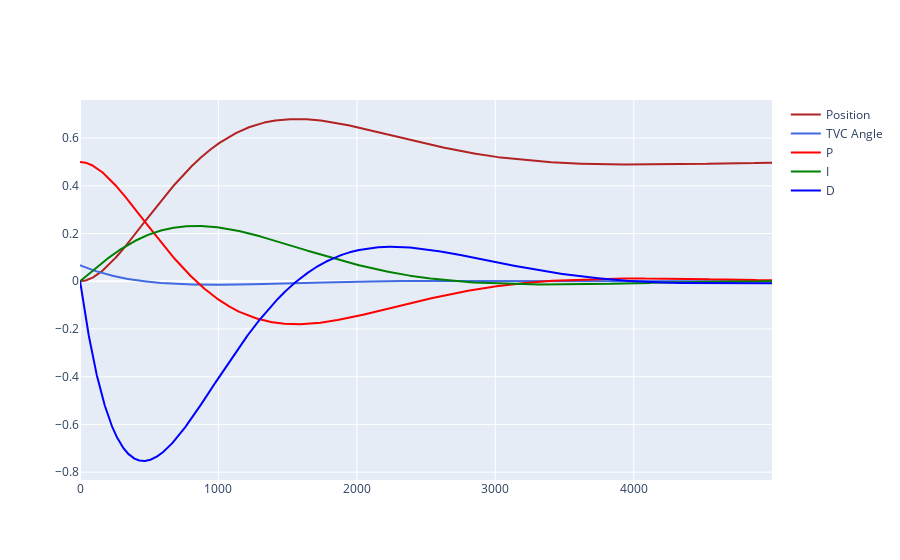

Notebook cell for this chart:
### Code cell
import plotly.graph_objects as go
import pandas as pd
import numpy as np
import time

starttime=time.time()

#fig.show()

#while True:
df = pd.read_csv('data/flight.csv')
fig = go.FigureWidget()
fig.add_trace(go.Scatter(x=df['ms'], y=df['0_pos'], name='Position', line=dict(color='firebrick', width=2)))
fig.add_trace(go.Scatter(x=df['ms'], y=df['0_output'], name = 'TVC Angle', line=dict(color='royalblue', width=2)))
fig.add_trace(go.Scatter(x=df['ms'], y=df['0_p'], name = 'P', line=dict(color='red', width=2)))
fig.add_trace(go.Scatter(x=df['ms'], y=df['0_i'], name = 'I', line=dict(color='green', width=2)))
fig.add_trace(go.Scatter(x=df['ms'], y=df['0_d'], name = 'D', line=dict(color='blue', width=2)))
fig.show()
#time.sleep(1.0 - ((time.time() - starttime) % 1.0))

### Figure 1 — Plotly figure (JSON) as saved in the notebook; plotly's stock layout.template omitted (floating-point values rounded to 4 significant figures; data arrays with more than 128 entries replaced by an {"elided": "..."} marker saying what was removed)
{"data": [{"line": {"color": "firebrick", "width": 2}, "name": "Position", "type": "scatter", "uid": "cff23557-c5fd-4cf1-9861-f068613d6807", "x": {"elided": "5000 int values"}, "y": {"elided": "5000 float values"}}, {"line": {"color": "royalblue", "width": 2}, "name": "TVC Angle", "type": "scatter", "uid": "819ca3df-1d4b-4e07-b2ca-b5b0a70b9148", "x": {"elided": "5000 int values"}, "y": {"elided": "5000 float values"}}, {"line": {"color": "red", "width": 2}, "name": "P", "type": "scatter", "uid": "aba80419-f06a-49fa-9d5c-feff7d63737e", "x": {"elided": "5000 int values"}, "y": {"elided": "5000 float values"}}, {"line": {"color": "green", "width": 2}, "name": "I", "type": "scatter", "uid": "e4a7fc15-ace1-414c-bbf3-99d22c47572e", "x": {"elided": "5000 int values"}, "y": {"elided": "5000 float values"}}, {"line": {"color": "blue", "width": 2}, "name": "D", "type": "scatter", "uid": "60fbe9b9-9ace-4e7a-9b69-5293edafc286", "x": {"elided": "5000 int values"}, "y": {"elided": "5000 float values"}}], "layout": {}}
